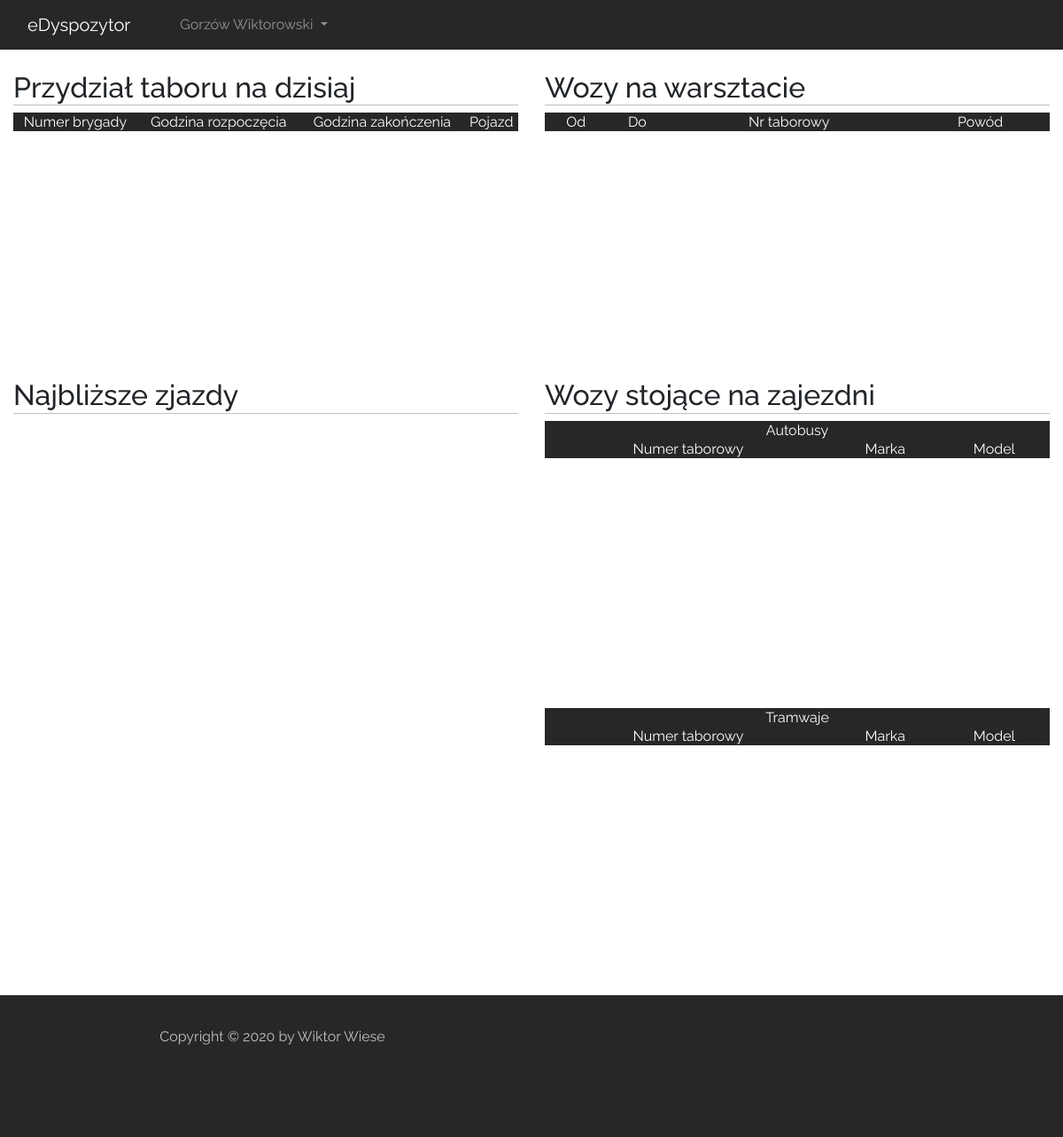
/index_user.php (signed in), run on an earlier commit of the app's database.
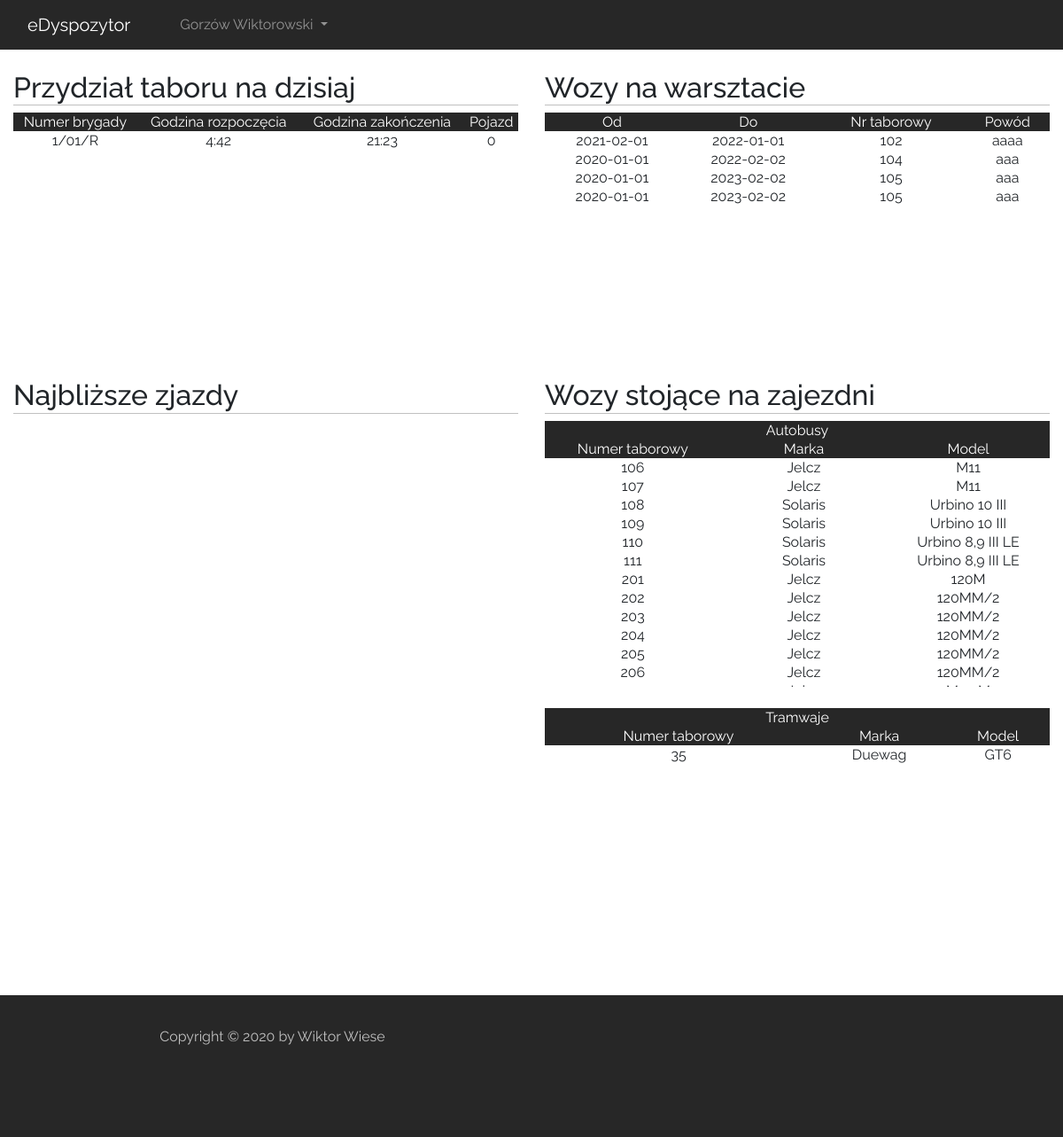
And on a later commit of the database.
### tables this page shows
CREATE TABLE `timetables_gw` (
  `id` int(11) NOT NULL,
  `nr_zadania` mediumtext NOT NULL,
  `godz_roz` mediumtext NOT NULL,
  `godz_kon` mediumtext NOT NULL,
  `id_przydzial` int(11) NOT NULL,
  `uwagi` mediumtext NOT NULL
);

CREATE TABLE `workshop_gw` (
  `id` int(11) NOT NULL,
  `id_pojazdu` int(11) NOT NULL,
  `pocz_post` date NOT NULL,
  `koniec_post` date NOT NULL,
  `powod` mediumtext NOT NULL
);

CREATE TABLE `vehicles` (
  `id` int(11) NOT NULL,
  `type` enum('tram','bus') DEFAULT 'bus',
  `marka` mediumtext NOT NULL,
  `model` mediumtext NOT NULL,
  `rocznik` year(4) NOT NULL,
  `rok_wprowadzenia` year(4) NOT NULL,
  `uklad_drzwi` mediumtext NOT NULL,
  `klimatyzacja` mediumtext NOT NULL,
  `biletomat` mediumtext NOT NULL,
  `numer_tab` int(11) NOT NULL,
  `id_brygady` int(11) DEFAULT NULL,
  `uwagi` mediumtext NOT NULL,
  `in_workshop` tinyint(1) NOT NULL DEFAULT '0'
);

### index_user.php (called while the page is built)
<?php
    include("./layout/header.php");
    $toInclude = isset($_GET['page']) ? $_GET['page']:"main";
    include("./pages/user/$toInclude.php");
    include("./layout/footer.php");
?>

### scripts/php/main_page/list_of_garage.php (the view)
<?php
    require_once("scripts/php/db_connect.php");
    $connect = new mysqli($host, $db_user, $db_password, $db_name);
    if($_SESSION['access'] == 2)
                {
                    if ($result = @$connect->query("SELECT * from `vehicles` where type='bus' and in_workshop='0' order by `numer_tab`"))
                        {
                            echo "<div class='mess_users'>
                            <table>
                            <tr class='main'>
                                <td colspan='3'>Autobusy</td>
                            </tr>
                            <tr class='main'>
                                <td>Numer taborowy</td>
                                <td>Marka</td>
                                <td>Model</td>
                            </tr>";
                            $users = $result->num_rows;
                            if($users>0)
                            {
                                while($row = $result->fetch_array())
                                {
                                    echo "<tr>
                                        <td>".$row['numer_tab']."</td>
                                        <td>".$row['marka']."</td>
                                        <td>".$row['model']."</td>
                                    </tr>";
                                }
                            }
                            echo "</table></div><br/>";
                        }
                        if ($result = @$connect->query("SELECT * from `vehicles` where type='tram' and in_workshop='0' order by `numer_tab`"))
                        {
                            echo "<div class='mess_users'>
                            <table>
                            <tr class='main'>
                                <td colspan='3'>Tramwaje</td>
                            </tr>
                            <tr class='main'>
                                <td>Numer taborowy</td>
                                <td>Marka</td>
                                <td>Model</td>
                            </tr>";
                            $users = $result->num_rows;
                            if($users>0)
                            {
                                while($row = $result->fetch_array())
                                {
                                    echo "<tr>
                                        <td>".$row['numer_tab']."</td>
                                        <td>".$row['marka']."</td>
                                        <td>".$row['model']."</td>
                                    </tr>";
                                }
                            }
                            echo "</table></div><br/>";
                        }
                }
?>

### layout/header.php (shortened to what this page needs)
<html>
    <head>
        <link rel="stylesheet" type="text/css" href="./styles/style_main.css">
        <link rel="stylesheet" type="text/css" href="./styles/style_pages.css">
        <link rel="stylesheet" type="text/css" href="./styles/bootstrap/bootstrap.min.css">
    </head>
    <body>
        <header>
            <div class="col-sm-12">
                <nav class="navbar navbar-expand navbar-dark">
                    <a class="navbar-brand" href="<?php
                        if($_SESSION['access']=="1")
                        {
                            echo "index_admin.php";
                        }
                        if($_SESSION['access'] == "2")
                        {
                            echo "index_user.php";
                        }
                    ?>">eDyspozytor</a>
                    <span class="navbar text">
                    </span>
                    <div class="collapse navbar-collapse">
                        <ul class="navbar-nav mr-auto">
                            <li class="nav-item dropdown">
                                <a class="nav-link dropdown-toggle" data-toggle="dropdown" role="button" aria-haspopup="true" aria-expanded="false" href="#">
                                <?php
                                    require_once('./scripts/php/header.php');
                                ?>
                                <span class="caret"></span></a>
                            </li>
                        </ul>
                    </div>
                </nav>
            </div>
        </header>

### scripts/php/header.php (shortened to what this page needs)
<?php
    if($_SESSION['access'] == '2')
    {
        echo "Gorzów Wiktorowski";
    }
?>

### pages/user/main.php
<main>
    <div class="container-fluid"></br>
        <div class="row">
            <div class="col-md-6">
                <H2 class="headline">Przydział taboru na dzisiaj</H2>
                <?php
                    include_once("./scripts/php/main_page/list_of_lines.php");
                ?>
            </div>
            <div class="col-md-6">
                <H2 class="headline">Wozy na warsztacie</H2>
                <?php
                    include_once("./scripts/php/main_page/list_of_workshop.php");
                ?>
            </div>
            <div class="col-md-6">
                <H2 class="headline">Najbliższe zjazdy</H2>
            </div>
            <div class="col-md-6">
                <H2 class="headline">Wozy stojące na zajezdni</H2>
                <?php
                    include_once("./scripts/php/main_page/list_of_garage.php");
                ?>
            </div>
        </div>
    </div>
</main>

### scripts/php/main_page/list_of_lines.php
<?php
    require_once("scripts/php/db_connect.php");
    $connect = new mysqli($host, $db_user, $db_password, $db_name);
    if($_SESSION['access'] == 2)
                {
                    if ($result = @$connect->query("SELECT * FROM `timetables_gw` ORDER BY `nr_zadania`"))
                        {
                            echo "<div class='mess_users'>
                            <table>
                            <tr class='main'>
                                <td>Numer brygady</td>
                                <td>Godzina rozpoczęcia</td>
                                <td>Godzina zakończenia</td>
                                <td>Pojazd</td>
                            </tr>";
                            $users = $result->num_rows;
                            if($users>0)
                            {
                                while($row = $result->fetch_array())
                                {
                                    echo "<tr>
                                        <td>".$row['nr_zadania']."</td>
                                        <td>".$row['godz_roz']."</td>
                                        <td>".$row['godz_kon']."</td>
                                        <td>".$row['id_przydzial']."</td>
                                    </tr>";
                                }
                            }
                            echo "</table><br/></div>";
                        }
                }
?>

### scripts/php/main_page/list_of_workshop.php
<?php
    require_once("scripts/php/db_connect.php");
    $connect = new mysqli($host, $db_user, $db_password, $db_name);
    if($_SESSION['access'] == 2)
                {
                    if ($result = @$connect->query("SELECT * from `workshop_gw` INNER JOIN `vehicles` on `vehicles`.`id` = `workshop_gw`.`id_pojazdu`"))
                        {
                            echo "<div class='mess_users'>
                            <table>
                            <tr class='main'>
                                <td>Od</td>
                                <td>Do</td>
                                <td>Nr taborowy</td>
                                <td>Powód</td>
                            </tr>";
                            $users = $result->num_rows;
                            if($users>0)
                            {
                                while($row = $result->fetch_array())
                                {
                                    echo "<tr>
                                        <td>".$row['pocz_post']."</td>
                                        <td>".$row['koniec_post']."</td>
                                        <td>".$row['numer_tab']."</td>
                                        <td>".$row['powod']."</td>
                                    </tr>";
                                }
                            }
                            echo "</table><br/></div>";
                        }
                }
?>

### layout/footer.php (shortened to what this page needs)
<footer class="footer-distributed">
    <div class="container-fluid">
        <div class="footer__left col-md-6 col-sm-12">
            <p>Copyright &copy 2020 by <a href="http://wiktorwiese.000webhostapp.com/">Wiktor Wiese</a></p>
        </div>
        <div class="footer__right col-md-6 col-sm-12">
        </div>
    </div>
</footer>

### styles/style_main.css (style rules this page uses)
body { font-family: 'Raleway', sans-serif !important; }
header { width: 100%; }
.headline { border-bottom: 1px solid silver; }

### styles/style_pages.css (style rules this page uses)
header, footer { background: #272727; }
.text { color: rgba(255,255,255,.5)!important; }
footer { height: 20%; color: silver; }
.footer__left { width: 50%; height: auto; float: left; padding-top: 3%; text-align: center; }
footer .col-sm-12 { height: 25%; }
.footer__left a { text-decoration: none; color: silver; }
.footer__right { width: 50%; height: auto; float: right; text-align: center; padding-top: 2%; font-size: 30px; text-decoration: none; }
table, tr, td { text-align: center; width: inherit; }
table .main { color: white !important; background: #272727 !important; }
.mess_users { width: 100%; height: 300px; overflow-y: scroll; }

What changed in the data, as far as the page shows it:
added timetables_gw: nr_zadania "1/01/R", godz_roz "4:42", godz_kon "21:23", id_przydzial "0"
added workshop_gw: pocz_post "2021-02-01", koniec_post "2022-01-01", id_pojazdu.numer_tab "102", powod "aaaa"
added workshop_gw: pocz_post "2020-01-01", koniec_post "2022-02-02", id_pojazdu.numer_tab "104", powod "aaa"
added workshop_gw: pocz_post "2020-01-01", koniec_post "2023-02-02", id_pojazdu.numer_tab "105", powod "aaa"
added workshop_gw: pocz_post "2020-01-01", koniec_post "2023-02-02", id_pojazdu.numer_tab "105", powod "aaa"
added vehicles: numer_tab "106", marka "Jelcz", model "M11", shown under "Wozy stojące na zajezdni"
added vehicles: numer_tab "107", marka "Jelcz", model "M11", shown under "Wozy stojące na zajezdni"
added vehicles: numer_tab "108", marka "Solaris", model "Urbino 10 III", shown under "Wozy stojące na zajezdni"
added vehicles: numer_tab "109", marka "Solaris", model "Urbino 10 III", shown under "Wozy stojące na zajezdni"
added vehicles: numer_tab "110", marka "Solaris", model "Urbino 8,9 III LE", shown under "Wozy stojące na zajezdni"
added vehicles: numer_tab "111", marka "Solaris", model "Urbino 8,9 III LE", shown under "Wozy stojące na zajezdni"
added vehicles: numer_tab "201", marka "Jelcz", model "120M", shown under "Wozy stojące na zajezdni"
added vehicles: numer_tab "202", marka "Jelcz", model "120MM/2", shown under "Wozy stojące na zajezdni"
added vehicles: numer_tab "203", marka "Jelcz", model "120MM/2", shown under "Wozy stojące na zajezdni"
added vehicles: numer_tab "204", marka "Jelcz", model "120MM/2", shown under "Wozy stojące na zajezdni"
added vehicles: numer_tab "205", marka "Jelcz", model "120MM/2", shown under "Wozy stojące na zajezdni"
added vehicles: numer_tab "206", marka "Jelcz", model "120MM/2", shown under "Wozy stojące na zajezdni"
added vehicles: numer_tab "35", marka "Duewag", model "GT6"
